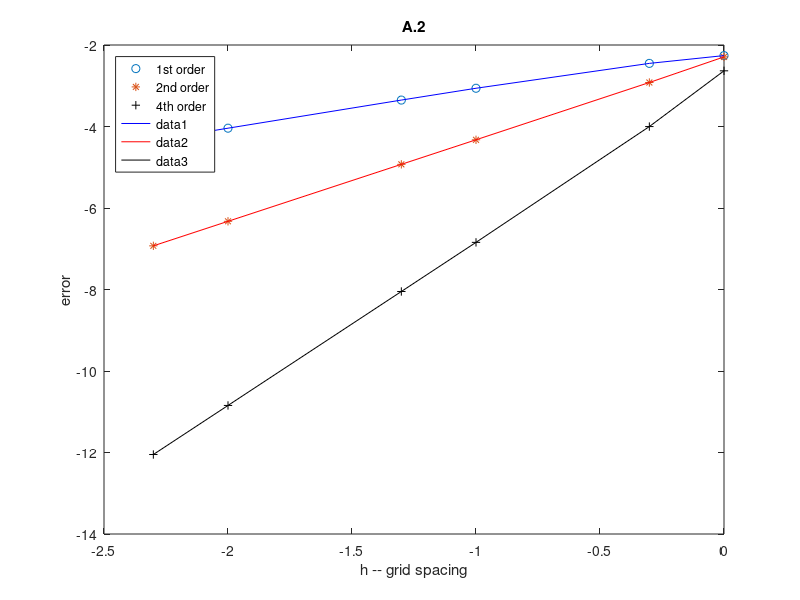

Recreate this plot in MATLAB.
clear all
clc

function re = f(delta)
  x_j = 4;
  re = sin( x_j + delta) ./ (x_j+delta).^3;
endfunction

h = [1, 0.5, 0.1, 0.05, 0.01, 0.005];
x_j = 4;

exact_diff = (cos(x_j)* x_j^3 - 3 * x_j^2 * sin(x_j))/x_j^6;
h_size = size(h);

forward_diff = ( f(h) - f(0) ) ./ h;
sec_cen_diff = ( f(h) - f(-h) ) ./ (2*h);
four_cen_diff = ( f(-2*h) - 8*f(-h) +8*f(h) - f(2*h)  ) ./ (12*h);

forward_err = log10(abs(exact_diff - forward_diff));
sec_err = log10(abs(exact_diff - sec_cen_diff));
four_err = log10(abs(exact_diff - four_cen_diff));
logh = log10(h);

plot(logh, forward_err, "o");
hold
plot(logh, sec_err, "*");
plot(logh, four_err, "+k");
legend("1st order", "2nd order", "4th order",'Location','northwest');
plot(logh, forward_err, "b");
#legend("1st order");
plot(logh, sec_err, "r");
#legend("2nd order");
plot(logh, four_err, "k");
#legend("4th order");
xlabel("h -- grid spacing");
ylabel("error");
title("A.2");
print("-dpng","A_2");
